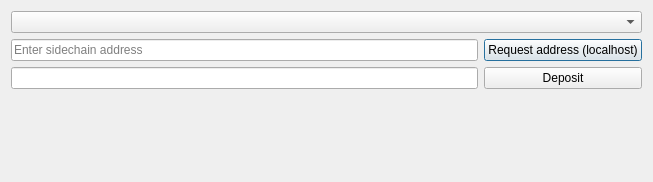
<?xml version="1.0" encoding="UTF-8"?>
<ui version="4.0">
 <class>SidechainDepositDialog</class>
 <widget class="QDialog" name="SidechainDepositDialog">
  <property name="geometry">
   <rect>
    <x>0</x>
    <y>0</y>
    <width>653</width>
    <height>182</height>
   </rect>
  </property>
  <property name="windowTitle">
   <string>Dialog</string>
  </property>
  <layout class="QGridLayout" name="gridLayout">
   <item row="2" column="1">
    <widget class="QPushButton" name="pushButtonRequestAddress">
     <property name="text">
      <string>Request address (localhost)</string>
     </property>
    </widget>
   </item>
   <item row="2" column="0">
    <widget class="QLineEdit" name="lineEditAddress">
     <property name="placeholderText">
      <string>Enter sidechain address</string>
     </property>
    </widget>
   </item>
   <item row="3" column="0">
    <widget class="BitcoinAmountField" name="payAmount"/>
   </item>
   <item row="0" column="0" colspan="2">
    <widget class="QComboBox" name="comboBoxSidechains">
     <property name="maxCount">
      <number>2147483647</number>
     </property>
    </widget>
   </item>
   <item row="3" column="1">
    <widget class="QPushButton" name="pushButtonDeposit">
     <property name="text">
      <string>Deposit</string>
     </property>
     <property name="icon">
      <iconset resource="../bitcoin.qrc">
       <normaloff>:/icons/send</normaloff>:/icons/send</iconset>
     </property>
    </widget>
   </item>
   <item row="4" column="0" colspan="2">
    <spacer name="verticalSpacer">
     <property name="orientation">
      <enum>Qt::Vertical</enum>
     </property>
     <property name="sizeHint" stdset="0">
      <size>
       <width>20</width>
       <height>40</height>
      </size>
     </property>
    </spacer>
   </item>
  </layout>
 </widget>
 <customwidgets>
  <customwidget>
   <class>BitcoinAmountField</class>
   <extends>QLineEdit</extends>
   <header>bitcoinamountfield.h</header>
   <container>1</container>
  </customwidget>
 </customwidgets>
 <resources>
  <include location="../bitcoin.qrc"/>
 </resources>
 <connections/>
</ui>
